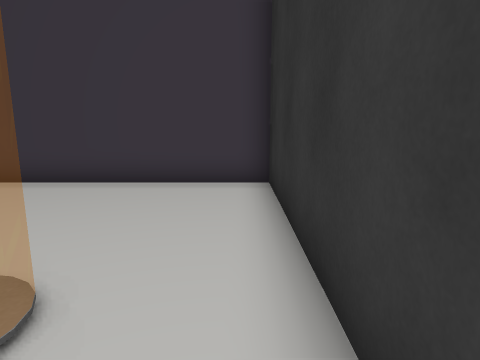
View 1 (above)

16 first-person views from a walk through a 3-D level made in the Unity game engine. The camera is 1.4 m above the floor, tilts 10° down and sees 75° across. Doors are open. The floor is counted in squares, 1 m on a side. Each view is taken from the middle of a square. On the plan, view 1 faces up. The plan holds only what a view shows up to about 14 squares ahead; the rest is blank. The place goes on beyond the plan. The player is left out. Some animated figures are left out. Some surface patterns are stand-ins.

View 2
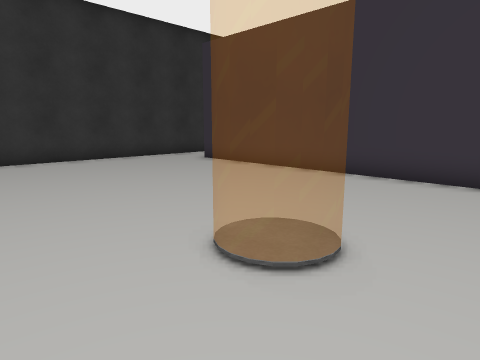

View 3
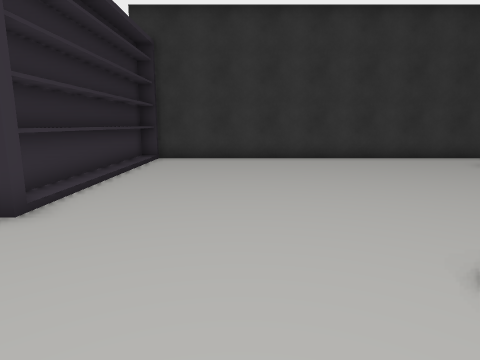

View 4
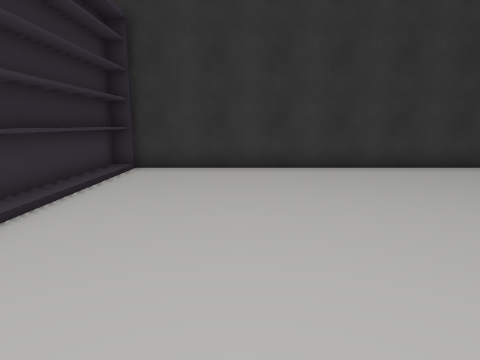

View 5
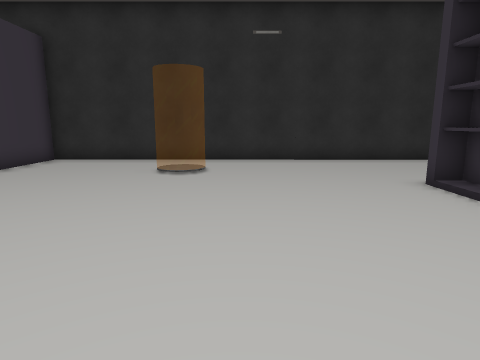

View 6
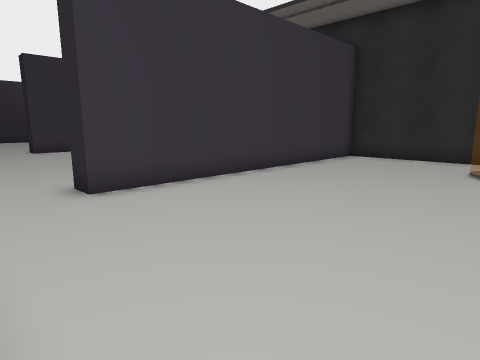

View 7
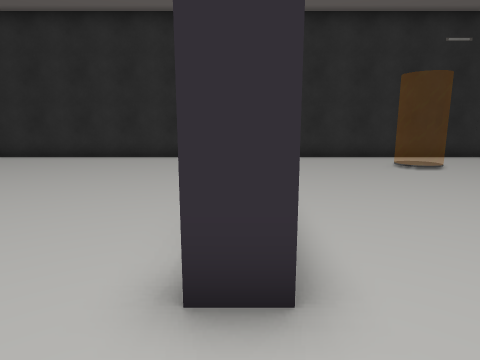

View 8
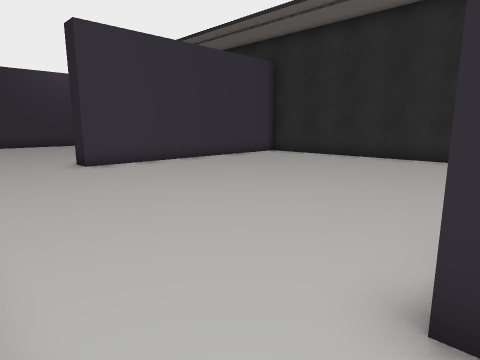

View 9
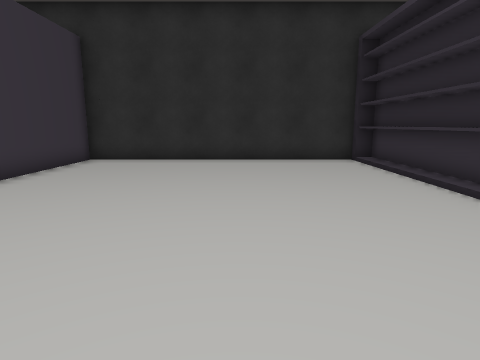

View 10
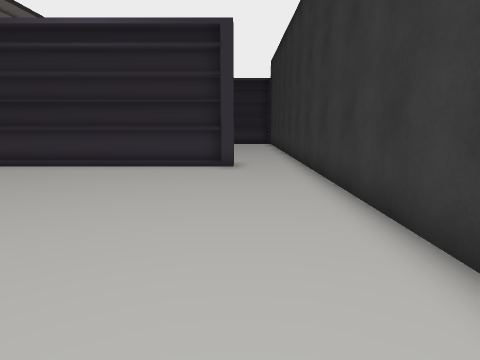

View 11
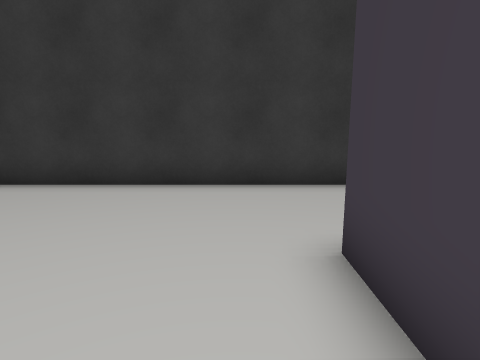

View 12
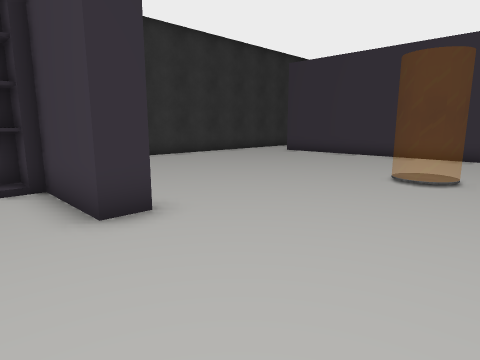

View 13
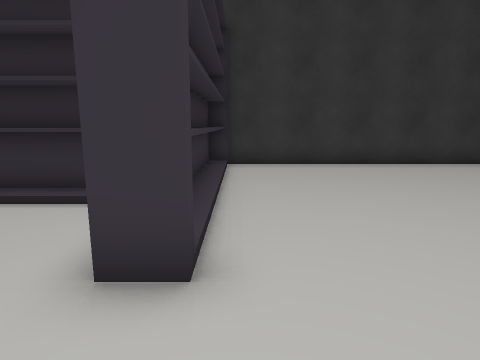

View 14
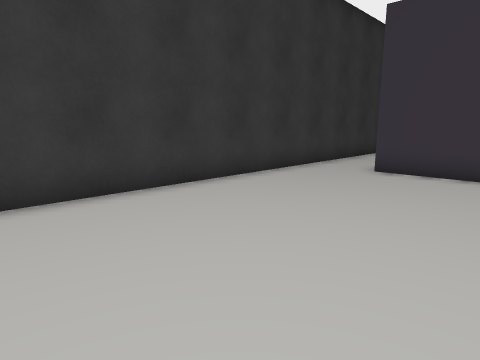

View 15
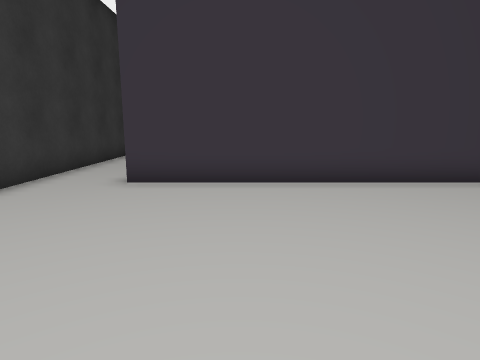

View 16
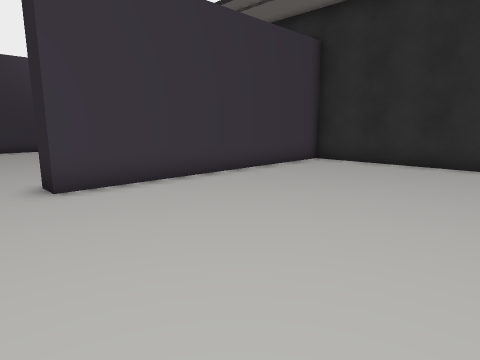

### Floor plan
Points are (right, up) in squares from view 1. A wall is a line through its corners. A room is listed if a view was taken in it or the views show most of it. See-through windows are left out.
Room 1 (views 1, 2, 3, 4, 5, 6, 12, 13, 14, 15)
walls: (-5.5, -5.1) (-4.9, -5.1); (-8.2, -5.6) (-8.2, -6); (-13.3, -0.5) (-13.3, -4.4) (-4.6, -4.4) (-4.6, -5.3) (-7.5, -5.3) (-7.5, -6); (-7.5, -6.8) (-7.5, -7.5); (-8.2, -7) (-8.2, -7.5); (-13.3, 6.6) (-13.3, 1.4); (-13.1, -5.1) (-5.8, -5.1); (0.7, -7.5) (0.7, 7.6) (-10.8, 7.6)
ways out: opening at (-12, 7.3) to room 2
objects: other object (-3, 1) to (-2, 2)
Room 2 (views 7, 8, 9, 10, 11, 16)
walls: (-10.4, 7.8) (0.4, 7.8); (-10.8, 7.6) (-10.8, 8.3) (0.7, 8.3) (0.7, 19.1) (-9.3, 19.1) (-9.3, 19.5); (-13.3, 19.5) (-13.3, 6.6)
ways out: opening at (-12, 7.3) to room 1

Positions as (right, up) in squares from view 1, and headings:
1: (0, 0), facing up
2: (0, -1), facing up-left
3: (0, -1), facing left
4: (-3, -1), facing left
5: (-12, 0), facing right
6: (-13, 1), facing up-right
7: (-13, 8), facing right
8: (-13, 8), facing up-right
9: (-12, 13), facing right
10: (-11, 19), facing down
11: (-6, 18), facing left
12: (0, -7), facing up-left
13: (-2, -4), facing left
14: (-7, -2), facing up-left
15: (-8, 0), facing up
16: (-11, 12), facing up-right
